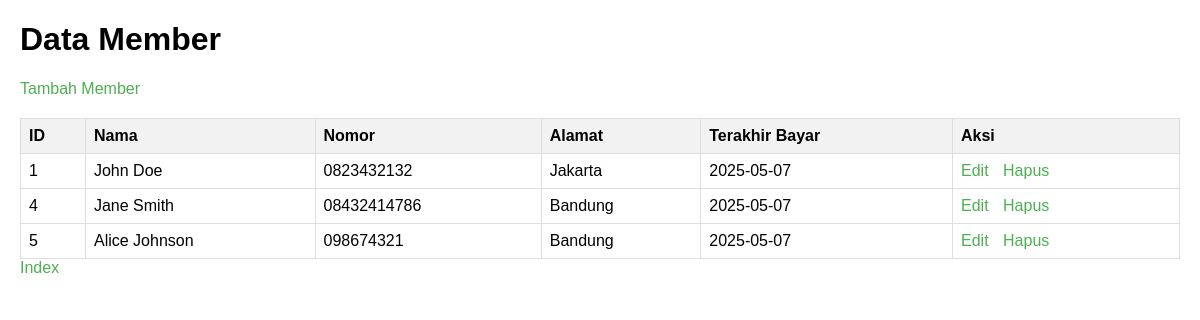
The page /Member.php on the database its author committed.
### tables this page shows
CREATE TABLE IF NOT EXISTS `member` (
  `id_member` int NOT NULL AUTO_INCREMENT,
  `nama_member` varchar(250) NOT NULL,
  `nomer_member` varchar(15) NOT NULL,
  `alamat` text NOT NULL,
  `tgl_mendaftar` datetime DEFAULT CURRENT_TIMESTAMP,
  `tgl_terakhir_bayar` date DEFAULT NULL,
  PRIMARY KEY (`id_member`)
);

### Model.php (called while the page is built, shortened)
<?php
function getMembers() {
    $conn = getConnection();
    $result = $conn->query("SELECT * FROM member");
    return $result->fetch_all(MYSQLI_ASSOC);
}
?>

### Member.php (the view, shortened to what this page needs)
<?php
require_once 'Model.php';
$members = getMembers();
?>
<!DOCTYPE html>
<html>
<head>
    <link rel="stylesheet" href="Tabel.css">
</head>
<body>
    <h1>Data Member</h1>
    <a href="FormMember.php">Tambah Member</a>
    <table border="1">
        <tr>
            <th>ID</th>
            <th>Nama</th>
            <th>Nomor</th>
            <th>Alamat</th>
            <th>Terakhir Bayar</th>
            <th>Aksi</th>
        </tr>
        <?php foreach ($members as $member): ?>
        <tr>
            <td><?= $member['id_member'] ?></td>
            <td><?= htmlspecialchars($member['nama_member']) ?></td>
            <td><?= htmlspecialchars($member['nomer_member']) ?></td>
            <td><?= htmlspecialchars($member['alamat']) ?></td>
            <td><?= $member['tgl_terakhir_bayar'] ?></td>
            <td>
                <a href="FormMember.php?id=<?= $member['id_member'] ?>">Edit</a>
                <a href="ProsesMember.php?hapus=<?= $member['id_member'] ?>" onclick="return confirm('Yakin ingin hapus?')">Hapus</a>
            </td>
        </tr>
        <?php endforeach; ?>
    </table>
    <a href="Index.php">Index</a>
</body>
</html>

### Tabel.css (style rules this page uses)
body { font-family: Arial, sans-serif; margin: 20px; }
table { width: 100%; border-collapse: collapse; margin-top: 20px; }
th, td { padding: 8px; text-align: left; border: 1px solid #ddd; }
th { background-color: #f2f2f2; }
a { color: #4caf50; text-decoration: none; margin-right: 10px; }

### rows shown on the page
member: id_member "1", nama_member "John Doe", nomer_member "0823432132", alamat "Jakarta", tgl_terakhir_bayar "2025-05-07"
member: id_member "4", nama_member "Jane Smith", nomer_member "08432414786", alamat "Bandung", tgl_terakhir_bayar "2025-05-07"
member: id_member "5", nama_member "Alice Johnson", nomer_member "098674321", alamat "Bandung", tgl_terakhir_bayar "2025-05-07"
